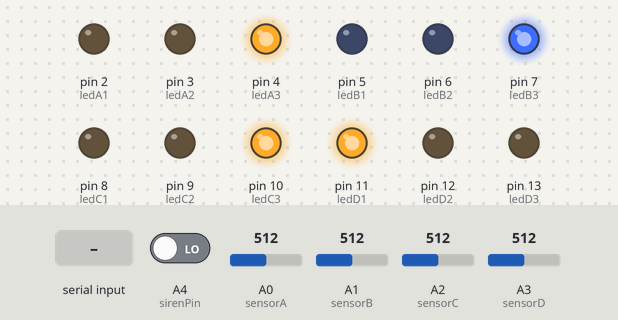
The sketch below on a simulated Arduino Uno, built with avr-gcc and run on an emulated ATmega328P. Parts: output pins drawn as LEDs (lit = HIGH). The test bench sets the inputs (shaded band); at power-on: A0 (sensorA) = 512, A1 (sensorB) = 512, A2 (sensorC) = 512, A3 (sensorD) = 512, A4 (sirenPin) LOW.

Above: at 1.2 s.
1.3 s: A0 (sensorA) set to 521
At 12.1 s:
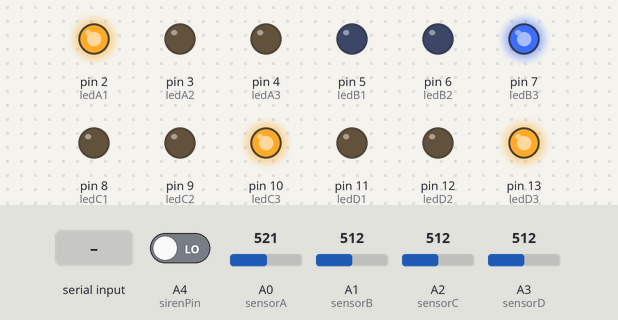
12.5 s: A1 (sensorB) set to 716
At 22.8 s:
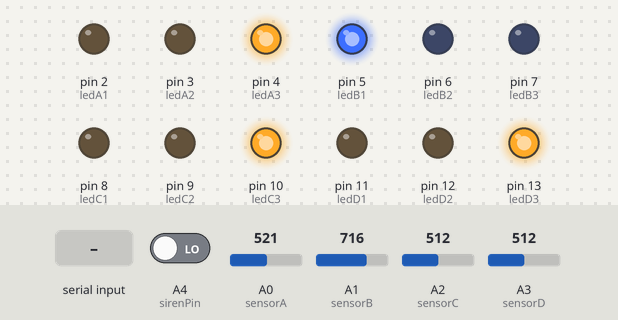
23.5 s: A2 (sensorC) set to 992
At 33.6 s:
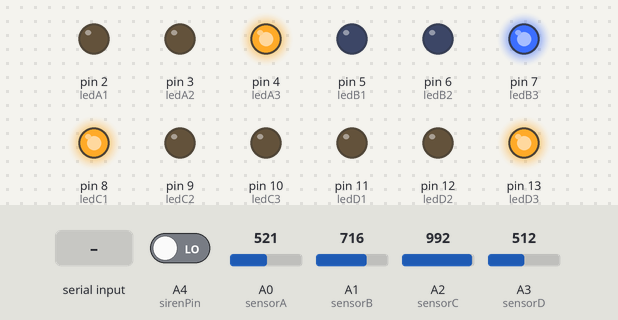
34.5 s: "1" received over Serial
45.5 s: "A" received over Serial
At 54.5 s:
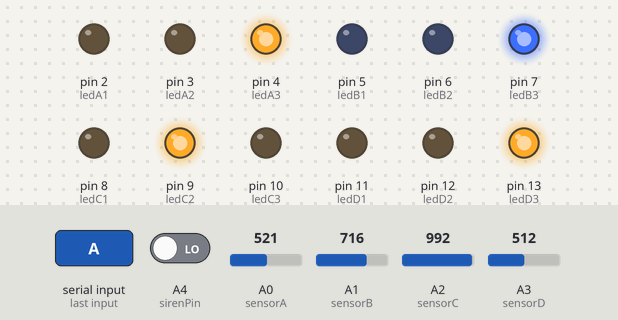
56.5 s: "0" received over Serial
Timing chart, 0 to 67.5 s (numbered marks = the images above; inputs shaded):
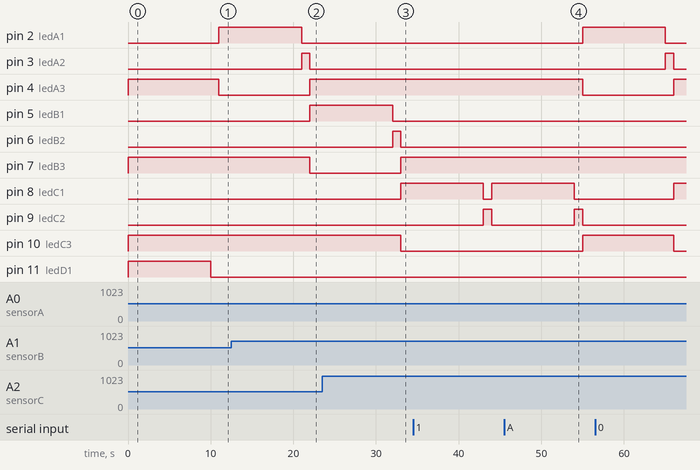

The sketch:

emergency-traffic-control.ino
```cpp
// Pin Definitions
int ledA1 = 2, ledA2 = 3, ledA3 = 4;
int ledB1 = 5, ledB2 = 6, ledB3 = 7;
int ledC1 = 8, ledC2 = 9, ledC3 = 10;
int ledD1 = 11, ledD2 = 12, ledD3 = 13;
int sensorA = A0, sensorB = A1, sensorC = A2, sensorD = A3;
int sirenPin = A4; // Analog pin to detect the siren of emergency vehicles

void setup() {
  pinMode(ledA1, OUTPUT); pinMode(ledA2, OUTPUT); pinMode(ledA3, OUTPUT);
  pinMode(ledB1, OUTPUT); pinMode(ledB2, OUTPUT); pinMode(ledB3, OUTPUT);
  pinMode(ledC1, OUTPUT); pinMode(ledC2, OUTPUT); pinMode(ledC3, OUTPUT);
  pinMode(ledD1, OUTPUT); pinMode(ledD2, OUTPUT); pinMode(ledD3, OUTPUT);
  pinMode(sensorA, INPUT); pinMode(sensorB, INPUT); pinMode(sensorC, INPUT); pinMode(sensorD, INPUT);
  pinMode(sirenPin, INPUT);
  Serial.begin(9600); // Initialize serial communication
}

void loop() {
  readSensor();
}

void readSensor() {
  int valA = analogRead(sensorA);
  int valB = analogRead(sensorB);
  int valC = analogRead(sensorC);
  int valD = analogRead(sensorD);
  bool emergency = digitalRead(sirenPin);

  if (Serial.available() > 0) {
    char emergencySignal = Serial.read();
    if (emergencySignal == 'A') {
      roadAopen();
    } else if (emergencySignal == 'B') {
      roadBopen();
    } else if (emergencySignal == 'C') {
      roadCopen();
    } else if (emergencySignal == 'D') {
      roadDopen();
    }
  } else {
    if (valA > valB && valA > valC && valA > valD) {
      roadAopen();
    } else if (valB > valA && valB > valC && valB > valD) {
      roadBopen();
    } else if (valC > valA && valC > valB && valC > valD) {
      roadCopen();
    } else {
      roadDopen();
    }
  }
}

void roadAopen() {
  digitalWrite(ledA3, LOW); digitalWrite(ledB3, HIGH); digitalWrite(ledC3, HIGH); digitalWrite(ledD3, HIGH);
  digitalWrite(ledA1, HIGH); delay(10000);
  digitalWrite(ledA1, LOW); digitalWrite(ledA2, HIGH); delay(1000);
  digitalWrite(ledA2, LOW); readSensor();
}

void roadBopen() {
  digitalWrite(ledB3, LOW); digitalWrite(ledA3, HIGH); digitalWrite(ledC3, HIGH); digitalWrite(ledD3, HIGH);
  digitalWrite(ledB1, HIGH); delay(10000);
  digitalWrite(ledB1, LOW); digitalWrite(ledB2, HIGH); delay(1000);
  digitalWrite(ledB2, LOW); readSensor();
}

void roadCopen() {
  digitalWrite(ledC3, LOW); digitalWrite(ledA3, HIGH); digitalWrite(ledB3, HIGH); digitalWrite(ledD3, HIGH);
  digitalWrite(ledC1, HIGH); delay(10000);
  digitalWrite(ledC1, LOW); digitalWrite(ledC2, HIGH); delay(1000);
  digitalWrite(ledC2, LOW); readSensor();
}

void roadDopen() {
  digitalWrite(ledD3, LOW); digitalWrite(ledA3, HIGH); digitalWrite(ledB3, HIGH); digitalWrite(ledC3, HIGH);
  digitalWrite(ledD1, HIGH); delay(10000);
  digitalWrite(ledD1, LOW); digitalWrite(ledD2, HIGH); delay(1000);
  digitalWrite(ledD2, LOW); readSensor();
}
```

Measured:
- the behaviour switches between 512 and 513 on A0 (sensorA) (found by bisection; images 0 and 1)
- after the input at 1.3 s, pin 2 (ledA1), pin 13 (ledD3): LOW → HIGH after 9.7 s; pin 4 (ledA3): HIGH → LOW after 9.7 s; pin 11 (ledD1): goes on until 10.0 s, then stays LOW
- after the input at 12.5 s, pin 2 (ledA1): goes on until 21.0 s, then stays LOW; pin 4 (ledA3), pin 5 (ledB1): LOW → HIGH after 9.5 s; pin 7 (ledB3): HIGH → LOW after 9.5 s
- after the input at 23.5 s, pin 5 (ledB1): goes on until 32.0 s, then stays LOW; pin 7 (ledB3), pin 8 (ledC1): LOW → HIGH after 9.5 s; pin 10 (ledC3): HIGH → LOW after 9.5 s
- after the input at 45.5 s, pin 2 (ledA1), pin 10 (ledC3): LOW → HIGH after 9.5 s; pin 4 (ledA3): HIGH → LOW after 9.5 s; pin 8 (ledC1): goes on until 54.0 s, then stays LOW
